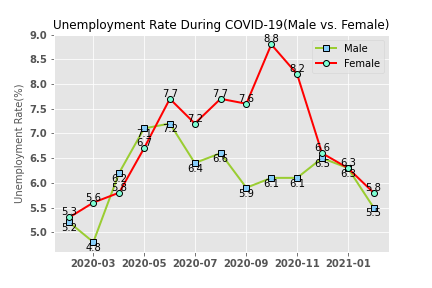

Python code for this plot:
import pandas as pd
import matplotlib.pyplot as plt
from datetime import datetime
plt.style.use('ggplot')
%matplotlib inline
Labour = pd.read_csv('Labour force status by Sex.csv')
Labour.set_index('Unnamed: 0', inplace=True)
Labour=Labour.loc[:,['Unemployment rate ;  > Males ;.1', 'Unemployment rate ;  > Females ;.1']]
date_time = []
for date in Labour.index[513:]:
    date_time.append(date)
male = []
for num in Labour['Unemployment rate ;  > Males ;.1'][513:]:
    male.append(float(num))
female = []
for num in Labour['Unemployment rate ;  > Females ;.1'][513:]:
    female.append(float(num))
x = [datetime.strptime(d,'%b-%Y').date() for d in date_time]
plt.plot(x,male,linewidth = '2', label = "Male", color='#9ACD32', linestyle='-', marker='s',markersize=6, markeredgecolor='black',markerfacecolor='#87CEFA')
for a, b in zip(x, male):
    plt.text(a, b-0.22, b, ha='center', va='bottom', fontsize=10)
plt.plot(x,female,linewidth = '2', label = "Female", color='red', linestyle='-', marker='o',markersize=6, markeredgecolor='black',markerfacecolor='#7FFFD4')
for a, b in zip(x, female):
    plt.text(a, b, b, ha='center', va='bottom', fontsize=10)
plt.legend()
plt.title('Unemployment Rate During COVID-19(Male vs. Female)',fontsize=12)
plt.savefig('unemployment rate.png', format='png')
plt.show()